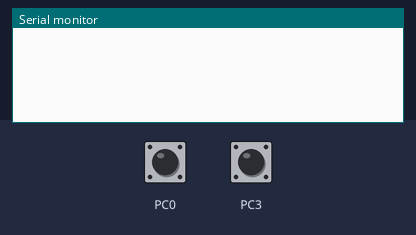
This program was run on a simulated ATmega16, built with avr-gcc and emulated at 16 MHz. Shown: the last lines printed to the serial monitor. The inputs (shaded band) are chosen by the test bench; at power-on: PC0 HIGH, PC3 HIGH.

Above: at 1.2 s.
1.3 s: PC0 pulled LOW for 0.15 s
At 1.9 s:
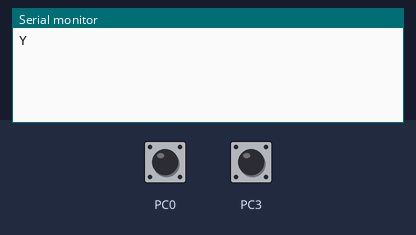
2.9 s: PC3 pulled LOW for 0.15 s
At 4.3 s:
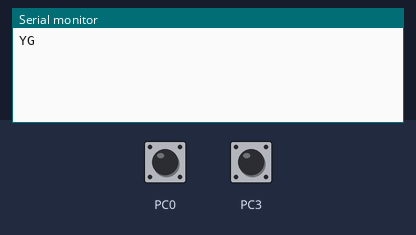

The program:

main.c
```c
/*
 * UART.c
 *
 * Created: 1/26/2020 12:20:03 PM
 * Author : Essam Mohamed
 */

#define F_CPU 16000000UL
#include <avr/io.h>
#include <util/delay.h>
#include <avr/sfr_defs.h>
#include "uart_config.h"
int main(void)
{
    //UART initialization
	uart_init(9600);
	DDRC &= ~((1<<PC0) | (1<<PC3));
	PORTC |= (1<<PC0) | (1<<PC3);

    while (1)
    {
		if(bit_is_clear(PINC, 0)){
			uart_send_char('Y');
			_delay_ms(300);
		}
		else if(bit_is_clear(PINC, 3)){
			uart_send_char('G');
			_delay_ms(300);
		}
    }
	return 0;
}
```

uart_config.h
```c
/*
 * uart_config.h
 *
 * Created: 1/26/2020 1:19:16 PM
 *  Author: Essam Mohamed
 */


#ifndef UART_CONFIG_H_
#define UART_CONFIG_H_

void uart_init(uint16_t baud_rate){
	uint16_t UBRR_VALUE = 103;//lrint((16000000/16L*baud_rate) - 1);
	UBRRL = (uint8_t) UBRR_VALUE;
	UBRRH = (uint8_t) (UBRR_VALUE >> 8);
	UCSRB = (1<<RXEN) | (1<<TXEN);
	UCSRC |= (3 << UCSZ0); //only 8-bit data sent or received
}

void uart_send_char(char data){
	while(!(UCSRA & (1 << UDRE)));
		UDR = data;
}

void uart_send_string(char* string){
	while(*string > 0)
		uart_send_char(*string++);
	uart_send_char('\0');
}

char uart_receive_char(){
	while(!(UCSRA & (1 << RXC)));
		return UDR;
}


#endif /* UART_CONFIG_H_ */
```

Measured:
- after the input at 1.3 s, the serial monitor: prints a new line at once (image 1)
- after the input at 2.9 s, the serial monitor: prints a new line at once (image 2)
